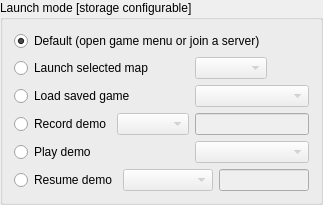
             <widget class="QGroupBox" name="launchModeGrpBox">
              <property name="sizePolicy">
               <sizepolicy hsizetype="Preferred" vsizetype="Expanding">
                <horstretch>0</horstretch>
                <verstretch>0</verstretch>
               </sizepolicy>
              </property>
              <property name="title">
               <string>Launch mode [storage configurable]</string>
              </property>
              <layout class="QGridLayout" name="gridLayout">
               <item row="0" column="0" colspan="2">
                <widget class="QRadioButton" name="launchMode_default">
                 <property name="text">
                  <string>Default (open game menu or join a server)</string>
                 </property>
                 <property name="checked">
                  <bool>true</bool>
                 </property>
                </widget>
               </item>
               <item row="1" column="0">
                <widget class="QRadioButton" name="launchMode_map">
                 <property name="text">
                  <string>Launch selected map</string>
                 </property>
                 <property name="checked">
                  <bool>false</bool>
                 </property>
                </widget>
               </item>
               <item row="1" column="1">
                <layout class="QHBoxLayout" name="hLayout_launchMap">
                 <item>
                  <widget class="QComboBox" name="mapCmbBox">
                   <property name="enabled">
                    <bool>false</bool>
                   </property>
                   <property name="sizePolicy">
                    <sizepolicy hsizetype="Minimum" vsizetype="Fixed">
                     <horstretch>0</horstretch>
                     <verstretch>0</verstretch>
                    </sizepolicy>
                   </property>
                   <property name="maxVisibleItems">
                    <number>30</number>
                   </property>
                   <property name="sizeAdjustPolicy">
                    <enum>QComboBox::AdjustToContents</enum>
                   </property>
                   <property name="minimumContentsLength">
                    <number>5</number>
                   </property>
                  </widget>
                 </item>
                 <item>
                  <spacer name="horizontalSpacer_5">
                   <property name="orientation">
                    <enum>Qt::Horizontal</enum>
                   </property>
                   <property name="sizeHint" stdset="0">
                    <size>
                     <width>0</width>
                     <height>0</height>
                    </size>
                   </property>
                  </spacer>
                 </item>
                </layout>
               </item>
               <item row="2" column="0">
                <widget class="QRadioButton" name="launchMode_savefile">
                 <property name="text">
                  <string>Load saved game</string>
                 </property>
                </widget>
               </item>
               <item row="2" column="1">
                <widget class="QComboBox" name="saveFileCmbBox">
                 <property name="enabled">
                  <bool>false</bool>
                 </property>
                 <property name="sizePolicy">
                  <sizepolicy hsizetype="Expanding" vsizetype="Fixed">
                   <horstretch>0</horstretch>
                   <verstretch>0</verstretch>
                  </sizepolicy>
                 </property>
                 <property name="editable">
                  <bool>false</bool>
                 </property>
                 <property name="maxVisibleItems">
                  <number>30</number>
                 </property>
                </widget>
               </item>
               <item row="3" column="0">
                <layout class="QHBoxLayout" name="hLayout_recordMap">
                 <item>
                  <widget class="QRadioButton" name="launchMode_recordDemo">
                   <property name="text">
                    <string>Record demo</string>
                   </property>
                  </widget>
                 </item>
                 <item>
                  <widget class="QComboBox" name="mapCmbBox_demo">
                   <property name="enabled">
                    <bool>false</bool>
                   </property>
                   <property name="sizePolicy">
                    <sizepolicy hsizetype="Minimum" vsizetype="Fixed">
                     <horstretch>0</horstretch>
                     <verstretch>0</verstretch>
                    </sizepolicy>
                   </property>
                   <property name="maxVisibleItems">
                    <number>30</number>
                   </property>
                   <property name="sizeAdjustPolicy">
                    <enum>QComboBox::AdjustToContents</enum>
                   </property>
                   <property name="minimumContentsLength">
                    <number>5</number>
                   </property>
                  </widget>
                 </item>
                </layout>
               </item>
               <item row="3" column="1">
                <widget class="QLineEdit" name="demoFileLine_record">
                 <property name="enabled">
                  <bool>false</bool>
                 </property>
                 <property name="sizePolicy">
                  <sizepolicy hsizetype="Expanding" vsizetype="Fixed">
                   <horstretch>0</horstretch>
                   <verstretch>0</verstretch>
                  </sizepolicy>
                 </property>
                </widget>
               </item>
               <item row="4" column="0">
                <widget class="QRadioButton" name="launchMode_replayDemo">
                 <property name="text">
                  <string>Play demo</string>
                 </property>
                </widget>
               </item>
               <item row="4" column="1">
                <widget class="QComboBox" name="demoFileCmbBox_replay">
                 <property name="enabled">
                  <bool>false</bool>
                 </property>
                 <property name="sizePolicy">
                  <sizepolicy hsizetype="Expanding" vsizetype="Fixed">
                   <horstretch>0</horstretch>
                   <verstretch>0</verstretch>
                  </sizepolicy>
                 </property>
                 <property name="maxVisibleItems">
                  <number>30</number>
                 </property>
                </widget>
               </item>
               <item row="5" column="0" colspan="2">
                <layout class="QHBoxLayout" name="horizontalLayout" stretch="0,10,10">
                 <item>
                  <widget class="QRadioButton" name="launchMode_resumeDemo">
                   <property name="toolTip">
                    <string>&lt;html&gt;&lt;head/&gt;&lt;body&gt;&lt;p&gt;&lt;span style=&quot; font-weight:700;&quot;&gt;-recordfromto&lt;br/&gt;&lt;/span&gt;&lt;span style=&quot; font-style:italic;&quot;&gt;(DSDA-Doom only)&lt;/span&gt; Plays back the selected demo file, allowing the user to take over the controls at a point of his choosing, and saves the resulting demo as a new file.&lt;/p&gt;&lt;/body&gt;&lt;/html&gt;</string>
                   </property>
                   <property name="text">
                    <string>Resume demo</string>
                   </property>
                  </widget>
                 </item>
                 <item>
                  <widget class="QComboBox" name="demoFileCmbBox_resume">
                   <property name="enabled">
                    <bool>false</bool>
                   </property>
                   <property name="sizePolicy">
                    <sizepolicy hsizetype="Expanding" vsizetype="Fixed">
                     <horstretch>0</horstretch>
                     <verstretch>0</verstretch>
                    </sizepolicy>
                   </property>
                   <property name="toolTip">
                    <string>&lt;html&gt;&lt;head/&gt;&lt;body&gt;&lt;p&gt;The existing demo file to be resumed.&lt;/p&gt;&lt;/body&gt;&lt;/html&gt;</string>
                   </property>
                  </widget>
                 </item>
                 <item>
                  <widget class="QLineEdit" name="demoFileLine_resume">
                   <property name="enabled">
                    <bool>false</bool>
                   </property>
                   <property name="toolTip">
                    <string>&lt;html&gt;&lt;head/&gt;&lt;body&gt;&lt;p&gt;The new demo file to record to.&lt;/p&gt;&lt;/body&gt;&lt;/html&gt;</string>
                   </property>
                  </widget>
                 </item>
                </layout>
               </item>
              </layout>
             </widget>
